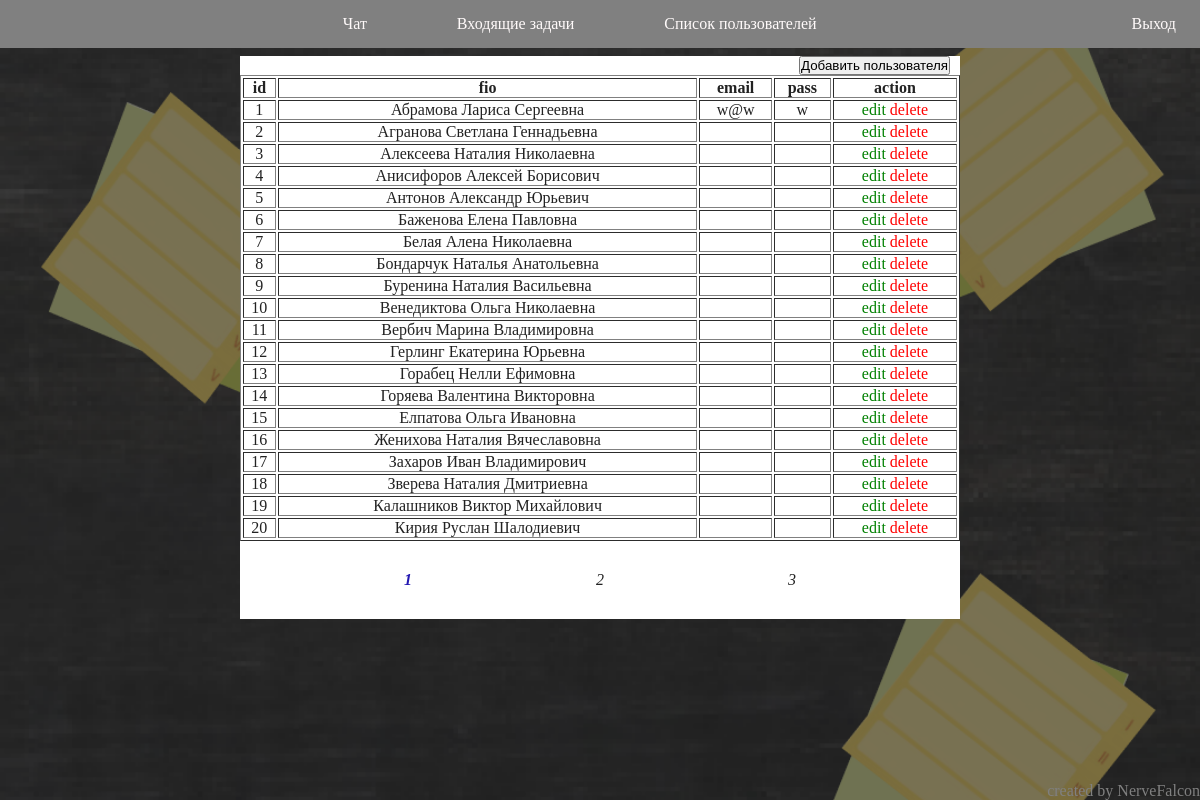
Page /user (signed in) on the committed database.
### tables this page shows
CREATE TABLE `users` (
  `id` int(11) NOT NULL,
  `fio` varchar(256) NOT NULL,
  `email` varchar(32) DEFAULT NULL,
  `pass` varchar(64) DEFAULT NULL
);

### app/controllers/AdminController.php (called while the page is built, shortened)
<?php
class AdminController extends Controller
{
	public function __construct()
	{
		$this->model = new AdminModel();
	}
	public function ActionUserList(int $page = 1)
	{
		$countPage = ceil($this->model->CountUsers() / 20.0);
		$pages = [$countPage, $page];
		$users = $this->model->getUsersPage($page);
		$links = ["user", "пользователя"];
		$this->view->Generate('admin/listView.php', [$pages, $users, $links]);
		return true;
	}
}

### app/core/Model.php (called while the page is built, shortened)
<?php
class Model
{
	protected $db = null;
	public static function SqlConnect(): mysqli
	{
		$data = include("static/configs/db.php");
		$sql = new mysqli($data['hostname'], $data['username'], $data['password'], $data['database']);
		$sql->set_charset('utf-8');
		return $sql;
	}
	protected function ThisSqlConnect(): void
	{
		if (is_null($this->db))
		{
			$this->db = $this->SqlConnect();
		}
	}
}

### app/models/AdminModel.php (called while the page is built, shortened)
<?php
class AdminModel extends Model
{
	public function CountUsers(): int
	{
		$query = $this->db->query("select count(*) as c from users");
		return $query->fetch_all(1)[0]['c'];
	}
	public function getUsersPage(int $page): array
	{
		$indent = --$page * 20;
		$query = $this->db->query("select * from users limit $indent, 20 ");
		return $query->fetch_all(1);
	}
}

### app/bootstrap.php (called while the page is built, shortened)
<?php
require_once 'core/Model.php';
require_once 'core/View.php';
require_once 'core/Controller.php';
require_once 'core/Route.php';
Route::start();

### index.php (called while the page is built, shortened)
<?php
require_once 'app/bootstrap.php';

### app/core/Controller.php (called while the page is built, shortened)
<?php
class Controller
{
	public function __construct()
	{
		$this->view = new View;
	}
}

### app/views/admin/listView.php (the view)
<?php
$pages = $params[0];
$links = $params[2];
$params = $params[1];
?>
<section class="userList Tcenter">
	<div class="Tright"><a href="/<?php echo $links[0] ?>/create" class="add"><button>Добавить <?php echo $links[1] ?></button></a></div>
	<table border="1px">
		<thead>
			<tr>
				<?php foreach (array_keys($params[0]) as $key) : ?>
					<th><?php echo $key ?></th>
				<?php endforeach; ?>
				<th>action</th>
			</tr>
		</thead>
		<tbody>
			<?php foreach ($params as $user) : ?>
				<tr>
					<?php foreach ($user as $data) : ?>
						<td><?php echo $data ?></td>
					<?php endforeach; ?>
					<td>
						<a href="/<?php echo $links[0] ?>/edit/<?php echo $user['id']; ?>" class="green">edit</a>
						<a href="/<?php echo $links[0] ?>/delete/<?php echo $user['id'] ?>" class="red">delete</a>
					</td>
				</tr>
			<?php endforeach; ?>
		</tbody>
	</table>
	<?php echo View::buildPageBtnsContainer($pages[0], $pages[1]) ?>
</section>

### app/core/Route.php (shortened to what this page needs)
<?php
class Route
{
	public static function GetURI()
	{
		if (!empty($_SERVER["REQUEST_URI"]))
		{
			return trim($_SERVER["REQUEST_URI"], "/");
		}
		else
		{
			return false;
		}
	}
	public static function Start()
	{
		$routes = include_once('routes.php');
		$uri = explode('/', self::GetURI());
		$controlller = $routes[$uri[0]];
		if (count($controlller) > 2)
		{
			if (empty($uri[1]) || is_numeric($uri[1]))
			{
				$action = ucfirst($controlller['']);
				$params = array_slice($uri, 1);
			}
			else
			{
				$action = ucfirst($controlller[$uri[1]]);
				$params = array_slice($uri, 2);
			}
			$controlller = ucfirst($controlller['controller']);
		}
		else
		{
			$action = ucfirst($controlller['']);
			$params = array_slice($uri, 1);
			$controlller = ucfirst($controlller['controller']);
		}
		return self::Load($controlller, $action, $params);
	}
	static function Load($controllerName, $actionName, $param = array())
	{
		$actionName = "Action" . $actionName;
		$controller = new $controllerName;
		if (!call_user_func_array(array($controller, $actionName), $param))
		{
			self::ErrorPage404();
		}
	}
}

### app/views/templateView.php (shortened to what this page needs)
<!DOCTYPE html>
<html lang="ru">
<head>
	<?php if (!ini_get("display_errors")) : ?>
		<link rel="stylesheet" href="/static/css/style.css">
	<?php endif; ?>
</head>
<body>
	<header class="flex-container-row flex-between bg-gray">
		<div class="flex-item flex-grow flex-item-row-first gray">.</div>
		<div class="flex-item flex-grow flex-container-row flex-center menu">
			<a class="flex-item" href="/">Чат</a>
			<div class="linkInTasks flex-item">
				<a href="/inTasks">Входящие задачи</a>
			</div>
			<?php if (isset($_SESSION['user']) && ISADMIN) : ?>
				<div class="linkInTasks flex-item">
					<a class="flex-item" href="/user">Список пользователей</a>
				</div>
			<?php endif; ?>
		</div>
		<div class="flex-item flex-grow flex-item-row-last">
			<a href="/auth/logout" class="auth-btn">Выход</a>
		</div>
	</header>
	<div id="wrapper">
		<main>
			<?php include 'app/views/' . $contentView; ?>
		</main>
	</div>
	<div id="copyright" class="gray Tright">created by NerveFalcon</div>
</body>
</html>

### app/core/View.php (shortened to what this page needs)
<?php
class View
{
	public function Generate(string $contentView, array $params = null, string $templateView = "templateView.php")
	{
		include "app/views/" . $templateView;
	}
	public static function buildPageBtnsContainer(int $countPage, int $currentPage)
	{
		$url = explode('/', Route::GetURI());
		$url = implode('/', $url);
		$container = '<div class="pg-btn flex-container-row flex-center">';
		if ($countPage < 7)
		{
			$container .= self::buildPageBtns(1, $countPage, $currentPage, $url);
		}
		$container .= '</div>';
		return $container;
	}
	private static function buildPageBtns(int $firstPage, int $countPage, int $currentPage, string $url)
	{
		$buttons = "";
		for ($i = $firstPage; $i <= $countPage; $i++)
		{
			$buttons .= self::buildPageBtn($i, $url, $currentPage);
		}
		return $buttons;
	}
	private static function buildPageBtn(int $buildPage, string $url, int $currentPage = null)
	{
		$class = '';
		if ($currentPage == $buildPage)
		{
			$class .= 'currentPage';
		}
		return "<a href='/$url/$buildPage' class='flex-item'><fromphp class='$class'>$buildPage</fromphp></a>";
	}
}

### static/css/style.css (style rules this page uses)
*, *::after, *::before { margin: 0; padding: 0; }
html { height: 100%; }
body { height: 100%; background-image: url("/static/img/BG.png"); background-size: 100% auto; background-position: 0 30%; background-repeat: repeat-y; background-attachment: fixed; color: #FFFAFA; }
header { width: 100%; height: 3rem; position: fixed; top: 0px; left: 0px; z-index: 50; }
main { width: 60%; margin: 0 auto; padding-top: 3.5rem; }
a { color: inherit; text-decoration: inherit; }
fromphp { font-style: italic; }
table { margin: auto; width: 100%; }
section:not(.auth):not(.createUser) { color: #222222; background-color: white; box-sizing: border-box; }
.flex-container-row { display: flex; text-align: center; flex-flow: row nowrap; }
.flex-between { justify-content: space-between; }
.flex-center { justify-content: center; }
.flex-item { margin: auto; }
.flex-item-row-first { text-align: left; margin-left: 2%; }
.flex-item-row-last { text-align: right; margin-right: 2%; }
.flex-grow { flex-grow: 1; }
.Tright { text-align: right; }
.Tcenter { text-align: center; }
.pg-btn { padding: 30px 10%; }
.currentPage { color: #2419B2; font-weight: bold; }
.red { color: red; }
.green { color: green; }
.gray { color: gray; }
.bg-gray { background-color: gray; }
#wrapper { height: 100%; }
#copyright { position: fixed; margin: 0; right: 0; bottom: 0; }
.userList { margin: auto; }
.userList .add { margin: 10px 10px; }

### rows in the picture
users: id "1", fio "Абрамова Лариса Сергеевна", email "w@w", pass "w"
users: id "2", fio "Агранова Светлана Геннадьевна"
users: id "3", fio "Алексеева Наталия Николаевна"
users: id "4", fio "Анисифоров Алексей Борисович"
users: id "5", fio "Антонов Александр Юрьевич"
users: id "6", fio "Баженова Елена Павловна"
users: id "7", fio "Белая Алена Николаевна"
users: id "8", fio "Бондарчук Наталья Анатольевна"
users: id "9", fio "Буренина Наталия Васильевна"
users: id "10", fio "Венедиктова Ольга Николаевна"
users: id "11", fio "Вербич Марина Владимировна"
users: id "12", fio "Герлинг Екатерина Юрьевна"
users: id "13", fio "Горабец Нелли Ефимовна"
users: id "14", fio "Горяева Валентина Викторовна"
users: id "15", fio "Елпатова Ольга Ивановна"
users: id "16", fio "Женихова Наталия Вячеславовна"
users: id "17", fio "Захаров Иван Владимирович"
users: id "18", fio "Зверева Наталия Дмитриевна"
users: id "19", fio "Калашников Виктор Михайлович"
users: id "20", fio "Кирия Руслан Шалодиевич"

### other values in the picture
$links[1] "пользователя"
$key "id"
$key "fio"
$key "email"
$key "pass"
$buildPage "1"
$buildPage "2"
$buildPage "3"
